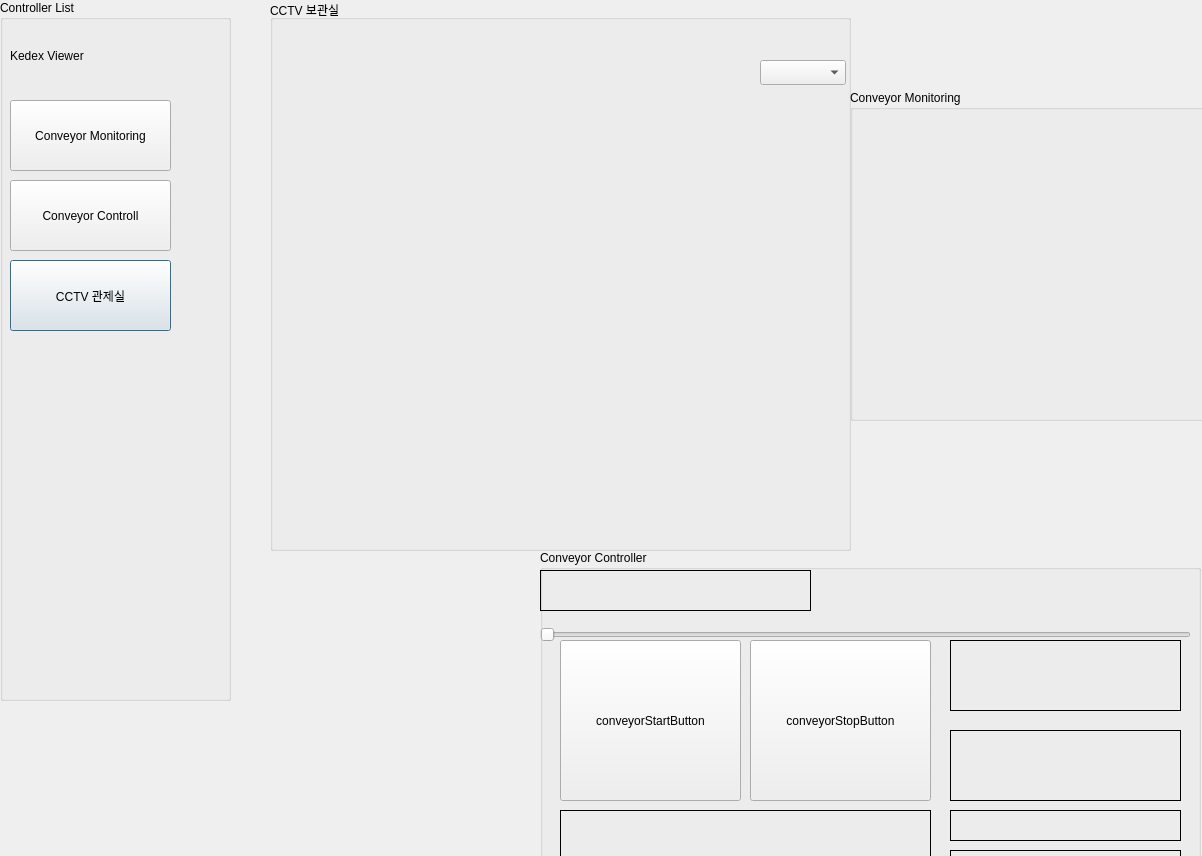
<?xml version="1.0" encoding="UTF-8"?>
<ui version="4.0">
 <class>Dialog</class>
 <widget class="QDialog" name="Dialog">
  <property name="geometry">
   <rect>
    <x>0</x>
    <y>0</y>
    <width>1202</width>
    <height>856</height>
   </rect>
  </property>
  <property name="windowTitle">
   <string>Dialog</string>
  </property>
  <widget class="QGroupBox" name="listGroup">
   <property name="geometry">
    <rect>
     <x>0</x>
     <y>0</y>
     <width>231</width>
     <height>701</height>
    </rect>
   </property>
   <property name="title">
    <string>Controller List</string>
   </property>
   <widget class="QPushButton" name="btnCCTV">
    <property name="geometry">
     <rect>
      <x>10</x>
      <y>260</y>
      <width>161</width>
      <height>71</height>
     </rect>
    </property>
    <property name="text">
     <string>CCTV 관제실</string>
    </property>
   </widget>
   <widget class="QPushButton" name="btnControll">
    <property name="geometry">
     <rect>
      <x>10</x>
      <y>180</y>
      <width>161</width>
      <height>71</height>
     </rect>
    </property>
    <property name="text">
     <string>Conveyor Controll</string>
    </property>
   </widget>
   <widget class="QPushButton" name="btnMonitoring">
    <property name="geometry">
     <rect>
      <x>10</x>
      <y>100</y>
      <width>161</width>
      <height>71</height>
     </rect>
    </property>
    <property name="text">
     <string>Conveyor Monitoring</string>
    </property>
   </widget>
   <widget class="QLabel" name="lableKedex">
    <property name="geometry">
     <rect>
      <x>10</x>
      <y>30</y>
      <width>211</width>
      <height>51</height>
     </rect>
    </property>
    <property name="text">
     <string>Kedex Viewer</string>
    </property>
   </widget>
  </widget>
  <widget class="QGroupBox" name="cctvControll">
   <property name="geometry">
    <rect>
     <x>270</x>
     <y>0</y>
     <width>581</width>
     <height>551</height>
    </rect>
   </property>
   <property name="title">
    <string>CCTV 보관실</string>
   </property>
   <widget class="QWidget" name="gridLayoutWidget">
    <property name="geometry">
     <rect>
      <x>10</x>
      <y>90</y>
      <width>561</width>
      <height>441</height>
     </rect>
    </property>
    <layout class="QGridLayout" name="cctvLayout"/>
   </widget>
   <widget class="QComboBox" name="cctvOrderComboBox">
    <property name="geometry">
     <rect>
      <x>490</x>
      <y>60</y>
      <width>86</width>
      <height>25</height>
     </rect>
    </property>
   </widget>
  </widget>
  <widget class="QGroupBox" name="conveyorMonitoring">
   <property name="geometry">
    <rect>
     <x>850</x>
     <y>90</y>
     <width>561</width>
     <height>331</height>
    </rect>
   </property>
   <property name="title">
    <string>Conveyor Monitoring</string>
   </property>
  </widget>
  <widget class="QGroupBox" name="conveyorControll">
   <property name="geometry">
    <rect>
     <x>540</x>
     <y>550</y>
     <width>661</width>
     <height>511</height>
    </rect>
   </property>
   <property name="title">
    <string>Conveyor Controller</string>
   </property>
   <widget class="QLabel" name="labelConveyorSpeed">
    <property name="geometry">
     <rect>
      <x>0</x>
      <y>20</y>
      <width>271</width>
      <height>41</height>
     </rect>
    </property>
    <property name="frameShape">
     <enum>QFrame::Panel</enum>
    </property>
    <property name="text">
     <string/>
    </property>
   </widget>
   <widget class="QSlider" name="SliderConveyorSpeed">
    <property name="geometry">
     <rect>
      <x>0</x>
      <y>70</y>
      <width>651</width>
      <height>30</height>
     </rect>
    </property>
    <property name="orientation">
     <enum>Qt::Horizontal</enum>
    </property>
   </widget>
   <widget class="QPushButton" name="conveyorStartButton">
    <property name="geometry">
     <rect>
      <x>20</x>
      <y>90</y>
      <width>181</width>
      <height>161</height>
     </rect>
    </property>
    <property name="text">
     <string>conveyorStartButton</string>
    </property>
   </widget>
   <widget class="QPushButton" name="conveyorStopButton">
    <property name="geometry">
     <rect>
      <x>210</x>
      <y>90</y>
      <width>181</width>
      <height>161</height>
     </rect>
    </property>
    <property name="text">
     <string>conveyorStopButton</string>
    </property>
   </widget>
   <widget class="QLabel" name="labelConveyorDate">
    <property name="geometry">
     <rect>
      <x>410</x>
      <y>90</y>
      <width>231</width>
      <height>71</height>
     </rect>
    </property>
    <property name="frameShape">
     <enum>QFrame::Panel</enum>
    </property>
    <property name="text">
     <string/>
    </property>
   </widget>
   <widget class="QLabel" name="labelConveyorTime">
    <property name="geometry">
     <rect>
      <x>410</x>
      <y>180</y>
      <width>231</width>
      <height>71</height>
     </rect>
    </property>
    <property name="frameShape">
     <enum>QFrame::Panel</enum>
    </property>
    <property name="text">
     <string/>
    </property>
   </widget>
   <widget class="QLabel" name="labelConveyorCamera">
    <property name="geometry">
     <rect>
      <x>20</x>
      <y>260</y>
      <width>371</width>
      <height>241</height>
     </rect>
    </property>
    <property name="frameShape">
     <enum>QFrame::Panel</enum>
    </property>
    <property name="text">
     <string/>
    </property>
   </widget>
   <widget class="QLabel" name="conveyorStatusTitle">
    <property name="geometry">
     <rect>
      <x>410</x>
      <y>260</y>
      <width>231</width>
      <height>31</height>
     </rect>
    </property>
    <property name="frameShape">
     <enum>QFrame::Panel</enum>
    </property>
    <property name="text">
     <string/>
    </property>
   </widget>
   <widget class="QLabel" name="labelConveoyStatus">
    <property name="geometry">
     <rect>
      <x>410</x>
      <y>300</y>
      <width>231</width>
      <height>201</height>
     </rect>
    </property>
    <property name="frameShape">
     <enum>QFrame::Panel</enum>
    </property>
    <property name="text">
     <string/>
    </property>
   </widget>
  </widget>
 </widget>
 <resources/>
 <connections/>
</ui>
